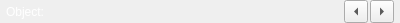
<?xml version="1.0" encoding="UTF-8"?>
<ui version="4.0">
 <class>QWidgetViewToolBar</class>
 <widget class="QWidget" name="QWidgetViewToolBar">
  <property name="geometry">
   <rect>
    <x>0</x>
    <y>0</y>
    <width>400</width>
    <height>22</height>
   </rect>
  </property>
  <property name="windowTitle">
   <string>Form</string>
  </property>
  <layout class="QHBoxLayout" name="horizontalLayout">
   <property name="spacing">
    <number>2</number>
   </property>
   <property name="leftMargin">
    <number>6</number>
   </property>
   <property name="topMargin">
    <number>0</number>
   </property>
   <property name="rightMargin">
    <number>6</number>
   </property>
   <property name="bottomMargin">
    <number>0</number>
   </property>
   <item>
    <widget class="QLabel" name="label">
     <property name="styleSheet">
      <string notr="true">color: rgb(255, 255, 255);</string>
     </property>
     <property name="text">
      <string>Object:</string>
     </property>
    </widget>
   </item>
   <item>
    <widget class="QToolButton" name="prevBtn">
     <property name="text">
      <string>...</string>
     </property>
     <property name="arrowType">
      <enum>Qt::LeftArrow</enum>
     </property>
    </widget>
   </item>
   <item>
    <widget class="QToolButton" name="nextBtn">
     <property name="text">
      <string>...</string>
     </property>
     <property name="arrowType">
      <enum>Qt::RightArrow</enum>
     </property>
    </widget>
   </item>
  </layout>
 </widget>
 <resources/>
 <connections/>
</ui>
